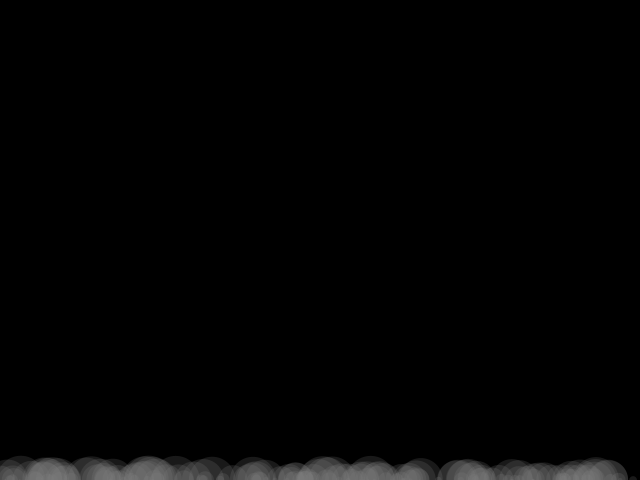
Frame 1 (no input)
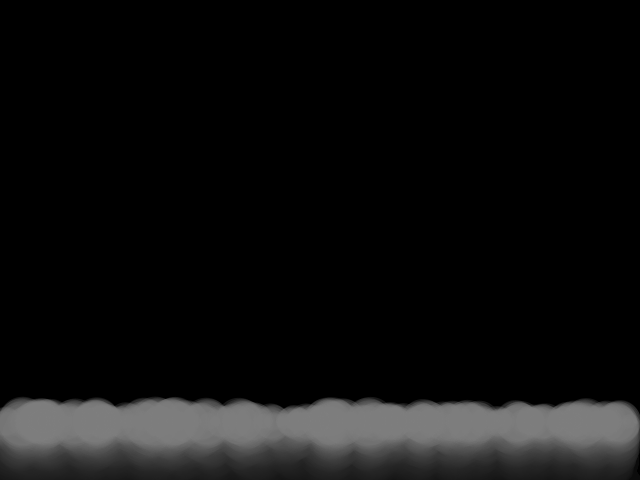
Frame 60 (the mouse pressed at the canvas centre just before this capture)
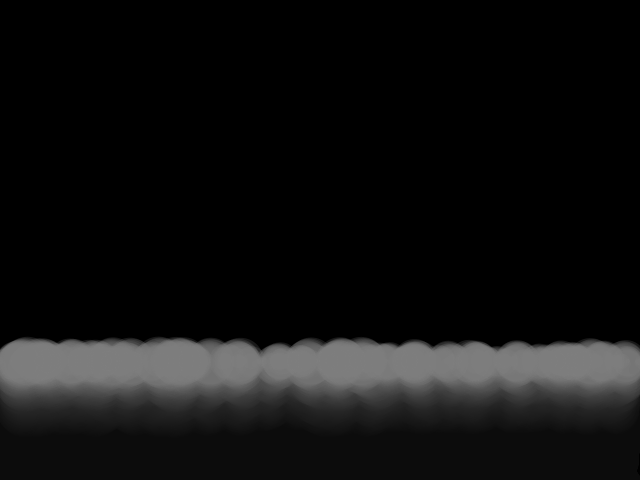
Frame 120 (the mouse held since frame 60 and released just before this capture)

The Processing sketch that drew these frames (run headless with seeded random() and noise(); from frame 60 on, the mouse is pressed at the canvas centre):

// Processing sketch: arreglos_2_2
// ── arreglos_2_2.pde
Bubble[] b = new Bubble[200];

void setup() {
  size(640, 480);
  background(0);
  for (int i = 0; i < b.length; i++) {
    b[i] = new Bubble(random(50)-1);
  }
}

void draw() {
  
  fill(0,10);
  rect(0,0,width,height);
  for (int i = 0; i < b.length; i++) {
    b[i].display();
    b[i].ascend();
    b[i].top();
  }
}
// ── Bubble.pde
class Bubble {

  float x;
  float y;
  float diameter;
  Bubble(float tempD) {
    x = random(width);
    y = height;
    diameter = tempD;
  }

  void ascend() {
    y--;
    x = x+random(-3, 3);
  }

  void display() {
    noStroke();
    fill(127,50);
    ellipse(x, y, diameter, diameter);
  }

  void top() {
    if (y <= 0) {
      y = width;
    }
  }
}
